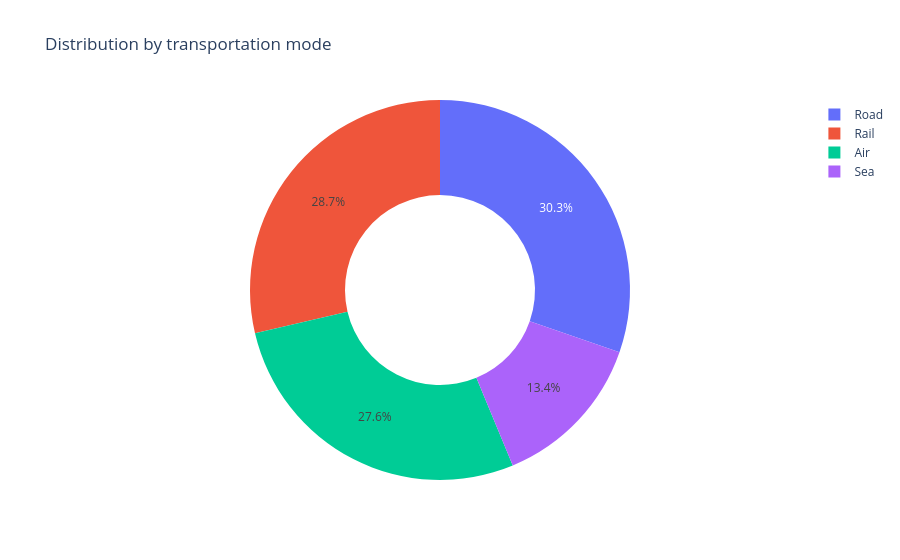

The code cell stored with this chart in its notebook:
### Code cell
# Now let’s have a look at the cost distribution by transportation mode
fig7 = px.pie(data, values='Costs', names='Transportation modes', hole=0.5, title='Distribution by transportation mode')
fig7.show()

### Figure 1 — Plotly figure (JSON) as saved in the notebook; plotly's stock layout.template omitted (floating-point values rounded to 4 significant figures)
{"data": [{"domain": {"x": [0, 1], "y": [0, 1]}, "hole": 0.5, "hovertemplate": "Transportation modes=%{label}<br>Costs=%{value}<extra></extra>", "labels": ["Road", "Road", "Air", "Rail", "Air", "Road", "Sea", "Road", "Sea", "Rail", "Road", "Air", "Road", "Road", "Air", "Sea", "Air", "Air", "Sea", "Road", "Air", "Air", "Rail", "Rail", "Air", "Road", "Rail", "Sea", "Air", "Road", "Road", "Rail", "Road", "Sea", "Road", "Sea", "Air", "Sea", "Air", "Air", "Road", "Sea", "Road", "Air", "Rail", "Rail", "Road", "Rail", "Rail", "Rail", "Rail", "Road", "Air", "Air", "Road", "Sea", "Air", "Rail", "Road", "Air", "Rail", "Air", "Sea", "Sea", "Air", "Rail", "Road", "Sea", "Rail", "Air", "Road", "Road", "Rail", "Road", "Rail", "Air", "Rail", "Road", "Sea", "Air", "Sea", "Rail", "Road", "Road", "Air", "Road", "Rail", "Sea", "Sea", "Rail", "Rail", "Rail", "Rail", "Air", "Rail", "Air", "Road", "Road", "Rail", "Rail"], "legendgroup": "", "name": "", "showlegend": true, "type": "pie", "values": [187.8, 503.1, 141.9, 254.8, 923.4, 235.5, 134.4, 802.1, 505.6, 995.9, 806.1, 126.7, 403.0, 547.2, 929.2, 127.9, 865.5, 670.9, 593.5, 477.3, 493.9, 523.4, 205.6, 196.3, 758.7, 458.5, 617.9, 762.5, 123.4, 764.9, 880.1, 609.4, 761.2, 371.3, 510.4, 553.4, 403.8, 183.9, 339.7, 653.7, 529.8, 275.5, 635.7, 716.0, 610.5, 495.3, 380.4, 581.6, 768.7, 336.9, 496.2, 695.0, 602.9, 750.7, 814.1, 323.0, 832.2, 482.2, 110.4, 312.6, 430.2, 164.4, 320.8, 687.3, 771.2, 555.9, 393.8, 169.3, 299.7, 207.7, 183.3, 405.2, 677.9, 866.5, 341.6, 873.1, 997.4, 852.6, 323.6, 351.5, 787.8, 276.8, 590.0, 683.0, 465.5, 842.7, 264.3, 879.4, 103.9, 517.5, 990.1, 996.8, 230.1, 823.5, 846.7, 778.9, 188.7, 540.1, 882.2, 210.7]}], "layout": {"legend": {"tracegroupgap": 0}, "title": {"text": "Distribution by transportation mode"}}}
